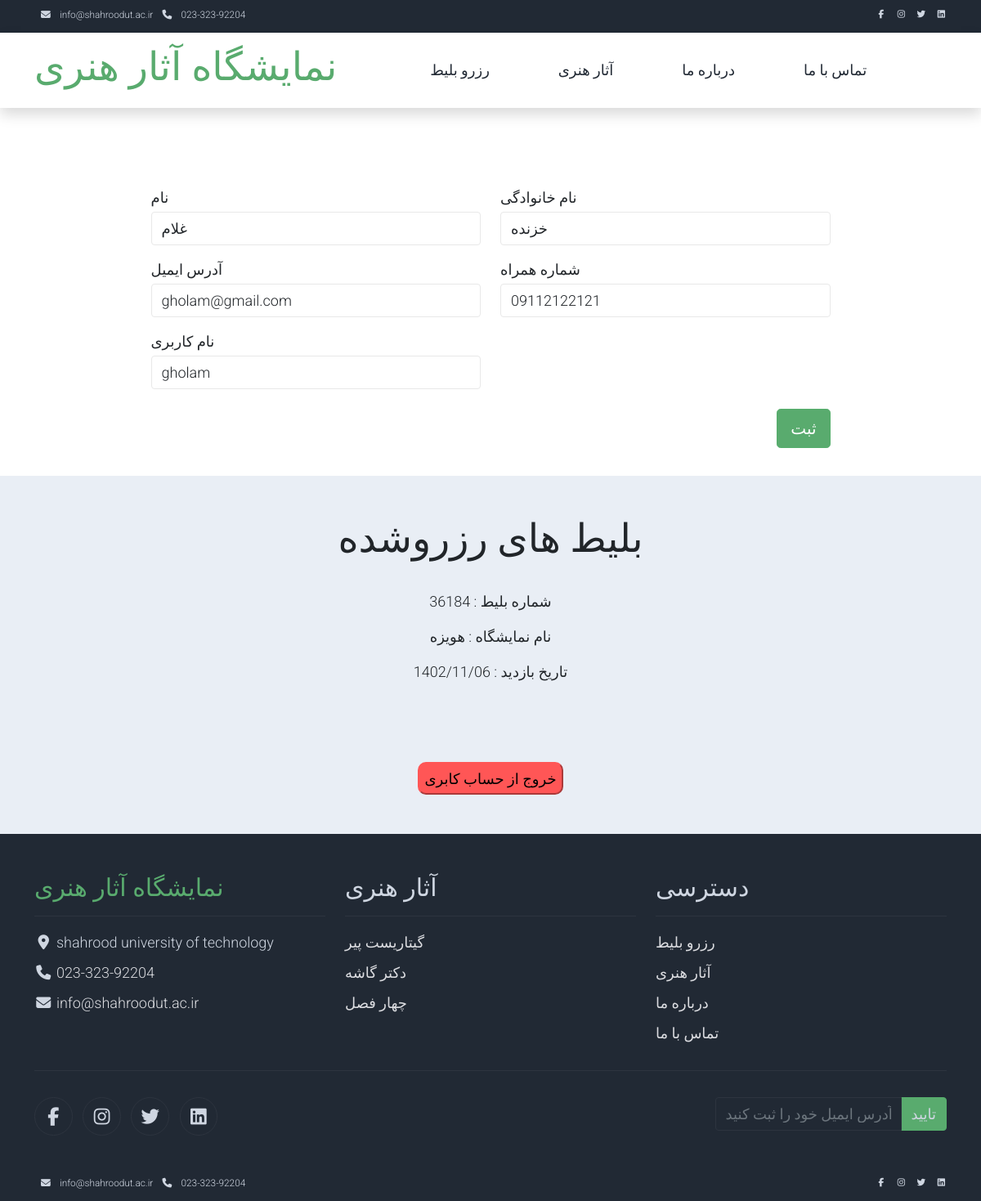
The page /user/viewr/dashboard (signed in) on the database as committed earlier.
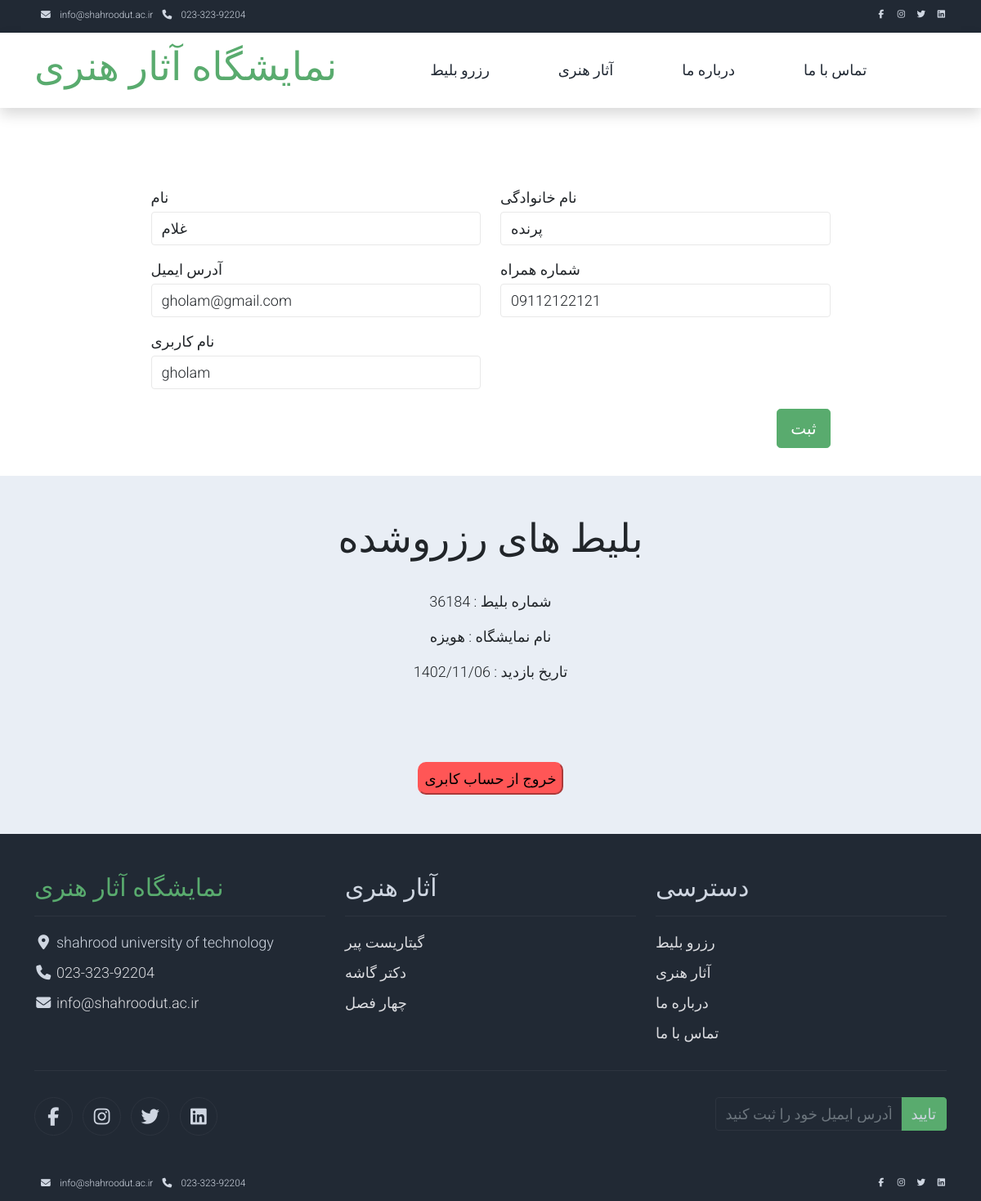
The same page on the database as committed later.
### users/models.py (models this page shows)
class User(AbstractUser):
    username = models.CharField(max_length=50, unique=True, null=False)
    email = models.EmailField(null=False, unique=True)
    phone_number = models.CharField(max_length=11, null=False, unique=True)
    is_artist = models.BooleanField('is artist', default=False)
    is_curator = models.BooleanField('is curator', default=False)
    is_viewer = models.BooleanField('is viewer', default=False)

### users/views.py (the view)
# urls.py: path('viewr/dashboard', view=viewer_dashboard, name='viewer_dashboard'),
@login_required(login_url='login_view')
def viewer_dashboard(request):
    arts_limit = Artwork.objects.all()[:5]
    if request.user.is_viewer:
        return render(request, 'viewer-dash.html', context={'viewer': request.user, 'arts_limit' : arts_limit})
    else:
        raise Http404('access denied!')

### users/templates/viewer-dash.html (shortened to what the changed rows need)
{% load static %}
<!DOCTYPE html>
<html lang="en">
<head>
    <link rel="stylesheet" href="{% static 'bootstrap.min.css' %}">
    <link rel="stylesheet" href="{% static 'templatemo.css' %}">
    <link rel="stylesheet" href="{% static 'custom.css' %}">
    <link rel="stylesheet" href="https://cdnjs.cloudflare.com/ajax/libs/font-awesome/6.5.1/css/all.min.css">
</head>
<body>
    <div class="container py-5" style="height: 450px;">
        <div class="row py-5">
            <form action="/user/update/" class="col-md-9 m-auto" method="post" role="form">
                <div class="row">
                    <div class="form-group col-md-6 mb-3">
                        <label for="inputname">نام</label>
                        <input type="text" class="form-control mt-1" id="name" name="first_name" placeholder="{{viewer.first_name}}" value="{{viewer.first_name}}">
                    </div>
                    <div class="form-group col-md-6 mb-3">
                        <label for="inputname">نام خانوادگی</label>
                        <input type="text" class="form-control mt-1" id="name" name="last_name" placeholder="{{viewer.last_name}}" value="{{viewer.last_name}}">
                    </div>
                    <div class="form-group col-md-6 mb-3">
                        <label for="inputemail">آدرس ایمیل</label>
                        <input type="email" class="form-control mt-1" id="email" name="email" placeholder="{{viewer.email}}" value="{{viewer.email}}">
                    </div>
                    <div class="form-group col-md-6 mb-3">
                        <label for="inputemail">شماره همراه</label>
                        <input type="tel" class="form-control mt-1" id="email" name="phone_number" placeholder="{{viewer.phone_number}}" value="{{viewer.phone_number}}">
                    </div>
                    <div class="form-group col-md-6 mb-3">
                        <label for="inputemail">نام کاربری</label>
                        <input type="tel" class="form-control mt-1" id="email" name="username" placeholder="{{viewer.username}}" value="{{viewer.username}}">
                    </div>
                </div>
            </form>
        </div>
    </div>
    <div class="container-fluid bg-light py-5">
        <div class="col-md-6 m-auto text-center">
            <h1 class="h1">بلیط های رزروشده</h1>
            <br>
            <br><br><br>
        </div>
    </div>
    <footer class="bg-dark" id="tempaltemo_footer">
        <div class="container">
            <div class="row">
                <div class="col-md-4 pt-5">
                    <h2 class="h2 text-success border-bottom pb-3 border-light logo">نمایشگاه آثار هنری</h2>
                </div>
                <div class="col-md-4 pt-5">
                    <h2 class="h2 text-light border-bottom pb-3 border-light">آثار هنری</h2>
                </div>
                <div class="col-md-4 pt-5">
                    <h2 class="h2 text-light border-bottom pb-3 border-light">دسترسی</h2>
                </div>
            </div>
        </div>
    </footer>
</body>
</html>

Rows that differ between the two databases and show on the page:
changed User "غلام": last_name "خزنده" → "پرنده"
